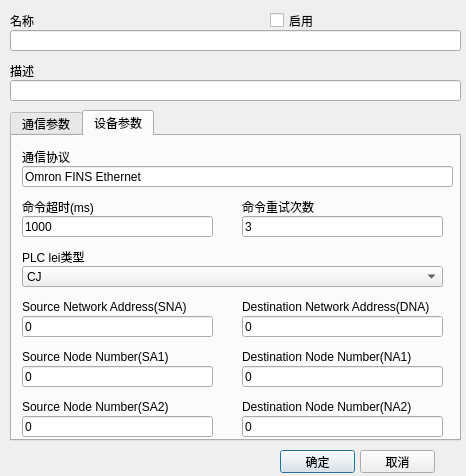
<?xml version="1.0" encoding="UTF-8"?>
<ui version="4.0">
 <class>CMDDeviceConfigDialog</class>
 <widget class="QDialog" name="CMDDeviceConfigDialog">
  <property name="geometry">
   <rect>
    <x>0</x>
    <y>0</y>
    <width>466</width>
    <height>476</height>
   </rect>
  </property>
  <property name="windowTitle">
   <string>Dialog</string>
  </property>
  <widget class="QLineEdit" name="nameEdit">
   <property name="geometry">
    <rect>
     <x>10</x>
     <y>30</y>
     <width>451</width>
     <height>21</height>
    </rect>
   </property>
  </widget>
  <widget class="QLineEdit" name="descriptionEdit">
   <property name="geometry">
    <rect>
     <x>10</x>
     <y>80</y>
     <width>451</width>
     <height>21</height>
    </rect>
   </property>
   <property name="readOnly">
    <bool>false</bool>
   </property>
  </widget>
  <widget class="QLabel" name="label_2">
   <property name="geometry">
    <rect>
     <x>10</x>
     <y>10</y>
     <width>251</width>
     <height>21</height>
    </rect>
   </property>
   <property name="text">
    <string>名称</string>
   </property>
  </widget>
  <widget class="QLabel" name="label_4">
   <property name="geometry">
    <rect>
     <x>10</x>
     <y>60</y>
     <width>431</width>
     <height>21</height>
    </rect>
   </property>
   <property name="text">
    <string>描述</string>
   </property>
  </widget>
  <widget class="QPushButton" name="okButton">
   <property name="geometry">
    <rect>
     <x>280</x>
     <y>450</y>
     <width>75</width>
     <height>23</height>
    </rect>
   </property>
   <property name="text">
    <string>确定</string>
   </property>
  </widget>
  <widget class="QPushButton" name="cancelButton">
   <property name="geometry">
    <rect>
     <x>360</x>
     <y>450</y>
     <width>75</width>
     <height>23</height>
    </rect>
   </property>
   <property name="text">
    <string>取消</string>
   </property>
  </widget>
  <widget class="QCheckBox" name="enableCheckBox">
   <property name="geometry">
    <rect>
     <x>270</x>
     <y>10</y>
     <width>171</width>
     <height>21</height>
    </rect>
   </property>
   <property name="text">
    <string>启用</string>
   </property>
  </widget>
  <widget class="QTabWidget" name="tabWidget">
   <property name="geometry">
    <rect>
     <x>10</x>
     <y>110</y>
     <width>451</width>
     <height>331</height>
    </rect>
   </property>
   <property name="currentIndex">
    <number>1</number>
   </property>
   <widget class="QWidget" name="tab">
    <attribute name="title">
     <string>通信参数</string>
    </attribute>
    <widget class="QLabel" name="label_3">
     <property name="geometry">
      <rect>
       <x>10</x>
       <y>10</y>
       <width>431</width>
       <height>21</height>
      </rect>
     </property>
     <property name="text">
      <string>通信模式</string>
     </property>
    </widget>
    <widget class="QStackedWidget" name="stackedWidget">
     <property name="geometry">
      <rect>
       <x>0</x>
       <y>60</y>
       <width>441</width>
       <height>241</height>
      </rect>
     </property>
     <property name="currentIndex">
      <number>0</number>
     </property>
     <widget class="QWidget" name="page_3">
      <widget class="QLabel" name="label_5">
       <property name="geometry">
        <rect>
         <x>10</x>
         <y>0</y>
         <width>211</width>
         <height>21</height>
        </rect>
       </property>
       <property name="text">
        <string>端口</string>
       </property>
      </widget>
      <widget class="QComboBox" name="portComboBox">
       <property name="geometry">
        <rect>
         <x>10</x>
         <y>20</y>
         <width>211</width>
         <height>25</height>
        </rect>
       </property>
       <property name="editable">
        <bool>true</bool>
       </property>
      </widget>
      <widget class="QComboBox" name="baudRateComboBox">
       <property name="geometry">
        <rect>
         <x>240</x>
         <y>20</y>
         <width>201</width>
         <height>21</height>
        </rect>
       </property>
       <item>
        <property name="text">
         <string>115200</string>
        </property>
       </item>
       <item>
        <property name="text">
         <string>57600</string>
        </property>
       </item>
       <item>
        <property name="text">
         <string>38400</string>
        </property>
       </item>
       <item>
        <property name="text">
         <string>19200</string>
        </property>
       </item>
       <item>
        <property name="text">
         <string>9600</string>
        </property>
       </item>
       <item>
        <property name="text">
         <string>4800</string>
        </property>
       </item>
       <item>
        <property name="text">
         <string>2400</string>
        </property>
       </item>
       <item>
        <property name="text">
         <string>1200</string>
        </property>
       </item>
      </widget>
      <widget class="QLabel" name="label_7">
       <property name="geometry">
        <rect>
         <x>240</x>
         <y>0</y>
         <width>201</width>
         <height>21</height>
        </rect>
       </property>
       <property name="text">
        <string>波特率</string>
       </property>
      </widget>
      <widget class="QLabel" name="label_8">
       <property name="geometry">
        <rect>
         <x>10</x>
         <y>50</y>
         <width>211</width>
         <height>21</height>
        </rect>
       </property>
       <property name="text">
        <string>数据位</string>
       </property>
      </widget>
      <widget class="QLabel" name="label_9">
       <property name="geometry">
        <rect>
         <x>240</x>
         <y>50</y>
         <width>191</width>
         <height>21</height>
        </rect>
       </property>
       <property name="text">
        <string>停止位</string>
       </property>
      </widget>
      <widget class="QComboBox" name="parityComboBox">
       <property name="geometry">
        <rect>
         <x>10</x>
         <y>120</y>
         <width>211</width>
         <height>21</height>
        </rect>
       </property>
       <item>
        <property name="text">
         <string>NONE</string>
        </property>
       </item>
       <item>
        <property name="text">
         <string>ODD</string>
        </property>
       </item>
       <item>
        <property name="text">
         <string>EVEN</string>
        </property>
       </item>
       <item>
        <property name="text">
         <string>MARK</string>
        </property>
       </item>
       <item>
        <property name="text">
         <string>SPACE</string>
        </property>
       </item>
      </widget>
      <widget class="QLabel" name="label_10">
       <property name="geometry">
        <rect>
         <x>10</x>
         <y>100</y>
         <width>211</width>
         <height>21</height>
        </rect>
       </property>
       <property name="text">
        <string>校验位</string>
       </property>
      </widget>
      <widget class="QComboBox" name="stopBitsComboBox">
       <property name="geometry">
        <rect>
         <x>240</x>
         <y>70</y>
         <width>201</width>
         <height>21</height>
        </rect>
       </property>
       <item>
        <property name="text">
         <string>1</string>
        </property>
       </item>
       <item>
        <property name="text">
         <string>1.5</string>
        </property>
       </item>
       <item>
        <property name="text">
         <string>2</string>
        </property>
       </item>
      </widget>
      <widget class="QComboBox" name="dataBitsComboBox">
       <property name="geometry">
        <rect>
         <x>10</x>
         <y>70</y>
         <width>211</width>
         <height>21</height>
        </rect>
       </property>
       <item>
        <property name="text">
         <string>5</string>
        </property>
       </item>
       <item>
        <property name="text">
         <string>6</string>
        </property>
       </item>
       <item>
        <property name="text">
         <string>7</string>
        </property>
       </item>
       <item>
        <property name="text">
         <string>8</string>
        </property>
       </item>
      </widget>
     </widget>
     <widget class="QWidget" name="page">
      <widget class="QLineEdit" name="serverIPEdit">
       <property name="geometry">
        <rect>
         <x>10</x>
         <y>90</y>
         <width>431</width>
         <height>21</height>
        </rect>
       </property>
      </widget>
      <widget class="QLabel" name="label_6">
       <property name="geometry">
        <rect>
         <x>10</x>
         <y>70</y>
         <width>431</width>
         <height>21</height>
        </rect>
       </property>
       <property name="text">
        <string>IP地址</string>
       </property>
      </widget>
      <widget class="QLineEdit" name="serverPortEdit">
       <property name="geometry">
        <rect>
         <x>10</x>
         <y>140</y>
         <width>431</width>
         <height>21</height>
        </rect>
       </property>
      </widget>
      <widget class="QLabel" name="label_11">
       <property name="geometry">
        <rect>
         <x>10</x>
         <y>120</y>
         <width>431</width>
         <height>21</height>
        </rect>
       </property>
       <property name="text">
        <string>服务端口</string>
       </property>
      </widget>
      <widget class="QFrame" name="frame">
       <property name="geometry">
        <rect>
         <x>10</x>
         <y>20</y>
         <width>431</width>
         <height>41</height>
        </rect>
       </property>
       <property name="frameShape">
        <enum>QFrame::StyledPanel</enum>
       </property>
       <property name="frameShadow">
        <enum>QFrame::Raised</enum>
       </property>
       <widget class="QRadioButton" name="clientRadioButton">
        <property name="geometry">
         <rect>
          <x>66</x>
          <y>10</y>
          <width>81</width>
          <height>22</height>
         </rect>
        </property>
        <property name="layoutDirection">
         <enum>Qt::RightToLeft</enum>
        </property>
        <property name="text">
         <string>客户端</string>
        </property>
        <property name="checked">
         <bool>true</bool>
        </property>
       </widget>
       <widget class="QRadioButton" name="serverRadioButton">
        <property name="geometry">
         <rect>
          <x>286</x>
          <y>10</y>
          <width>81</width>
          <height>22</height>
         </rect>
        </property>
        <property name="layoutDirection">
         <enum>Qt::RightToLeft</enum>
        </property>
        <property name="text">
         <string>服务端</string>
        </property>
       </widget>
      </widget>
     </widget>
     <widget class="QWidget" name="page_2">
      <widget class="QLabel" name="label_14">
       <property name="geometry">
        <rect>
         <x>10</x>
         <y>10</y>
         <width>431</width>
         <height>21</height>
        </rect>
       </property>
       <property name="text">
        <string>通信参数</string>
       </property>
      </widget>
      <widget class="QLineEdit" name="usbCommParameterEdit">
       <property name="geometry">
        <rect>
         <x>10</x>
         <y>30</y>
         <width>431</width>
         <height>21</height>
        </rect>
       </property>
      </widget>
     </widget>
     <widget class="QWidget" name="page_5">
      <widget class="QLabel" name="label_19">
       <property name="geometry">
        <rect>
         <x>10</x>
         <y>10</y>
         <width>431</width>
         <height>21</height>
        </rect>
       </property>
       <property name="text">
        <string>通信参数</string>
       </property>
      </widget>
      <widget class="QLineEdit" name="boardCommParameterEdit">
       <property name="geometry">
        <rect>
         <x>10</x>
         <y>30</y>
         <width>431</width>
         <height>21</height>
        </rect>
       </property>
      </widget>
     </widget>
     <widget class="QWidget" name="page_4">
      <widget class="QLineEdit" name="otherCommParameterEdit">
       <property name="geometry">
        <rect>
         <x>10</x>
         <y>30</y>
         <width>431</width>
         <height>20</height>
        </rect>
       </property>
      </widget>
      <widget class="QLabel" name="label_15">
       <property name="geometry">
        <rect>
         <x>10</x>
         <y>10</y>
         <width>431</width>
         <height>20</height>
        </rect>
       </property>
       <property name="text">
        <string>通信参数</string>
       </property>
      </widget>
     </widget>
    </widget>
    <widget class="QComboBox" name="communicationTypeBox">
     <property name="geometry">
      <rect>
       <x>10</x>
       <y>30</y>
       <width>431</width>
       <height>21</height>
      </rect>
     </property>
     <property name="currentText">
      <string>Serial</string>
     </property>
     <item>
      <property name="text">
       <string>Serial</string>
      </property>
     </item>
     <item>
      <property name="text">
       <string>TCP</string>
      </property>
     </item>
     <item>
      <property name="text">
       <string>UDP</string>
      </property>
     </item>
     <item>
      <property name="text">
       <string>USB</string>
      </property>
     </item>
     <item>
      <property name="text">
       <string>Board</string>
      </property>
     </item>
     <item>
      <property name="text">
       <string>Other</string>
      </property>
     </item>
    </widget>
    <zorder>stackedWidget</zorder>
    <zorder>label_3</zorder>
    <zorder>communicationTypeBox</zorder>
   </widget>
   <widget class="QWidget" name="tab_2">
    <attribute name="title">
     <string>设备参数</string>
    </attribute>
    <widget class="QLabel" name="label_16">
     <property name="geometry">
      <rect>
       <x>10</x>
       <y>160</y>
       <width>191</width>
       <height>21</height>
      </rect>
     </property>
     <property name="text">
      <string>Source Network Address(SNA)</string>
     </property>
    </widget>
    <widget class="QLineEdit" name="stationEdit">
     <property name="geometry">
      <rect>
       <x>10</x>
       <y>180</y>
       <width>191</width>
       <height>21</height>
      </rect>
     </property>
     <property name="text">
      <string>0</string>
     </property>
     <property name="readOnly">
      <bool>false</bool>
     </property>
    </widget>
    <widget class="QLineEdit" name="replyTimeoutEdit">
     <property name="geometry">
      <rect>
       <x>10</x>
       <y>80</y>
       <width>191</width>
       <height>21</height>
      </rect>
     </property>
     <property name="text">
      <string>1000</string>
     </property>
     <property name="readOnly">
      <bool>false</bool>
     </property>
    </widget>
    <widget class="QLabel" name="label_17">
     <property name="geometry">
      <rect>
       <x>10</x>
       <y>60</y>
       <width>191</width>
       <height>21</height>
      </rect>
     </property>
     <property name="text">
      <string>命令超时(ms)</string>
     </property>
    </widget>
    <widget class="QLineEdit" name="protocolEdit">
     <property name="geometry">
      <rect>
       <x>10</x>
       <y>30</y>
       <width>431</width>
       <height>21</height>
      </rect>
     </property>
     <property name="text">
      <string>Omron FINS Ethernet</string>
     </property>
     <property name="readOnly">
      <bool>true</bool>
     </property>
    </widget>
    <widget class="QLabel" name="label">
     <property name="geometry">
      <rect>
       <x>10</x>
       <y>10</y>
       <width>431</width>
       <height>21</height>
      </rect>
     </property>
     <property name="text">
      <string>通信协议</string>
     </property>
    </widget>
    <widget class="QLineEdit" name="retriesEdit">
     <property name="geometry">
      <rect>
       <x>230</x>
       <y>80</y>
       <width>201</width>
       <height>21</height>
      </rect>
     </property>
     <property name="text">
      <string>3</string>
     </property>
     <property name="readOnly">
      <bool>false</bool>
     </property>
    </widget>
    <widget class="QLabel" name="label_18">
     <property name="geometry">
      <rect>
       <x>230</x>
       <y>60</y>
       <width>201</width>
       <height>21</height>
      </rect>
     </property>
     <property name="text">
      <string>命令重试次数</string>
     </property>
    </widget>
    <widget class="QComboBox" name="communicationTypeBox_2">
     <property name="geometry">
      <rect>
       <x>10</x>
       <y>130</y>
       <width>421</width>
       <height>21</height>
      </rect>
     </property>
     <property name="currentText">
      <string>CJ</string>
     </property>
     <item>
      <property name="text">
       <string>CJ</string>
      </property>
     </item>
     <item>
      <property name="text">
       <string>CS</string>
      </property>
     </item>
     <item>
      <property name="text">
       <string>CV</string>
      </property>
     </item>
    </widget>
    <widget class="QLabel" name="label_13">
     <property name="geometry">
      <rect>
       <x>10</x>
       <y>110</y>
       <width>431</width>
       <height>21</height>
      </rect>
     </property>
     <property name="text">
      <string>PLC lei类型</string>
     </property>
    </widget>
    <widget class="QLineEdit" name="stationEdit_2">
     <property name="geometry">
      <rect>
       <x>230</x>
       <y>180</y>
       <width>201</width>
       <height>21</height>
      </rect>
     </property>
     <property name="text">
      <string>0</string>
     </property>
     <property name="readOnly">
      <bool>false</bool>
     </property>
    </widget>
    <widget class="QLabel" name="label_20">
     <property name="geometry">
      <rect>
       <x>230</x>
       <y>160</y>
       <width>201</width>
       <height>21</height>
      </rect>
     </property>
     <property name="text">
      <string>Destination Network Address(DNA)</string>
     </property>
    </widget>
    <widget class="QLineEdit" name="stationEdit_3">
     <property name="geometry">
      <rect>
       <x>230</x>
       <y>230</y>
       <width>201</width>
       <height>21</height>
      </rect>
     </property>
     <property name="text">
      <string>0</string>
     </property>
     <property name="readOnly">
      <bool>false</bool>
     </property>
    </widget>
    <widget class="QLineEdit" name="stationEdit_4">
     <property name="geometry">
      <rect>
       <x>10</x>
       <y>230</y>
       <width>191</width>
       <height>21</height>
      </rect>
     </property>
     <property name="text">
      <string>0</string>
     </property>
     <property name="readOnly">
      <bool>false</bool>
     </property>
    </widget>
    <widget class="QLabel" name="label_21">
     <property name="geometry">
      <rect>
       <x>230</x>
       <y>210</y>
       <width>201</width>
       <height>21</height>
      </rect>
     </property>
     <property name="text">
      <string>Destination Node Number(NA1)</string>
     </property>
    </widget>
    <widget class="QLabel" name="label_22">
     <property name="geometry">
      <rect>
       <x>10</x>
       <y>210</y>
       <width>191</width>
       <height>21</height>
      </rect>
     </property>
     <property name="text">
      <string>Source Node Number(SA1)</string>
     </property>
    </widget>
    <widget class="QLineEdit" name="stationEdit_5">
     <property name="geometry">
      <rect>
       <x>10</x>
       <y>280</y>
       <width>191</width>
       <height>21</height>
      </rect>
     </property>
     <property name="text">
      <string>0</string>
     </property>
     <property name="readOnly">
      <bool>false</bool>
     </property>
    </widget>
    <widget class="QLineEdit" name="stationEdit_6">
     <property name="geometry">
      <rect>
       <x>230</x>
       <y>280</y>
       <width>201</width>
       <height>21</height>
      </rect>
     </property>
     <property name="text">
      <string>0</string>
     </property>
     <property name="readOnly">
      <bool>false</bool>
     </property>
    </widget>
    <widget class="QLabel" name="label_23">
     <property name="geometry">
      <rect>
       <x>10</x>
       <y>260</y>
       <width>191</width>
       <height>21</height>
      </rect>
     </property>
     <property name="text">
      <string>Source Node Number(SA2)</string>
     </property>
    </widget>
    <widget class="QLabel" name="label_24">
     <property name="geometry">
      <rect>
       <x>230</x>
       <y>260</y>
       <width>201</width>
       <height>21</height>
      </rect>
     </property>
     <property name="text">
      <string>Destination Node Number(NA2)</string>
     </property>
    </widget>
   </widget>
  </widget>
 </widget>
 <resources/>
 <connections/>
</ui>
